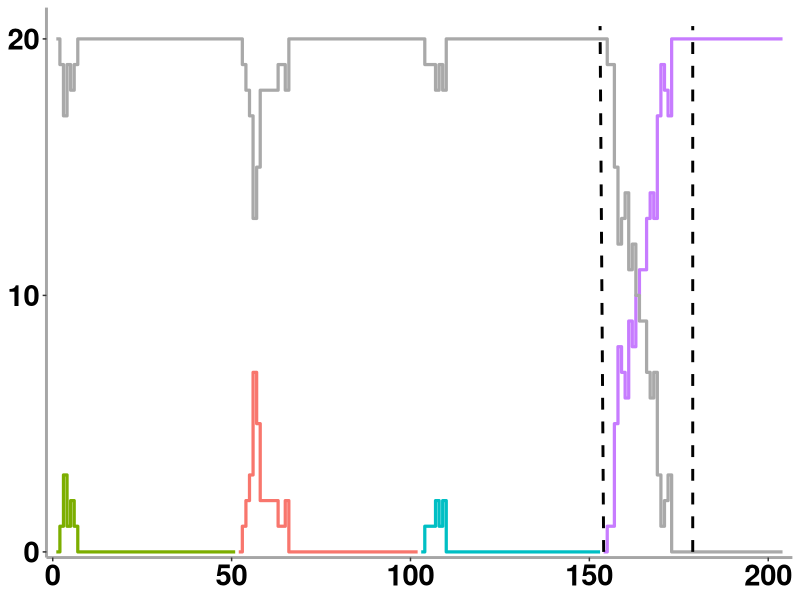

The R script that drew this image:
## Load packages 
library(reshape2)
library(ggplot2)
library(dplyr)

# simple code that runs Wright-Fisher model 
WF_Sim <- function(s,Generations,N){
  
  Initial <- 1  # initial number 
  RUN     <- rep(0,Generations) # vector, number generations 
  RUN[1]  <- 1 # initial value set to 1 for output vector
  
  
  for(mm in 2:Generations){
    
    PROP_I   = RUN[mm-1]/N # Proportion of type i at time t, wi
    MEAN_FIT = PROP_I*(1+s) + (1-PROP_I) # mean fitness of population, wbar 
    PROB = PROP_I*((1+s)/MEAN_FIT) # perform normalization
    
    Num.New <- rbinom(1,N,PROB) # binomal sample 
    RUN[mm] <- Num.New # store output
  }
  return(RUN) # return vector of abundnaces 
}


# Set parameters 
s = .125 # selection coefficient
N = 20  # number of individuals 
Generations = 50 # number of generations 


# Death 1
set.seed(18) # sets seed (invading mutant go extinct)
Brach_1 <- WF_Sim(s,Generations,N) # run model
Brach_1 <- c(0,Brach_1) # add zero (for time=0)

# Death 2
set.seed(27) # sets seed (invading mutant go extinct)
Brach_2 <- WF_Sim(s,Generations,N) # run model
Brach_2 <- c(0,Brach_2) # add zero (for time=0)


# Death 3
set.seed(36) # sets seed (invading mutant go extinct)
Brach_3 <- WF_Sim(s,Generations,N) # run model
Brach_3 <- c(0,Brach_3) # add zero (for time=0)

# Fixes 
set.seed(34) # sets seed (invading mutant go go to fixation)
Brach_4 <- WF_Sim(s,Generations,N) # run model
Brach_4 
Brach_4 <- c(0,Brach_4) # add zero (for time=0)


Together <- c(Brach_2, Brach_1, Brach_3, Brach_4)# combine simulations  
df <- data.frame(Brach_2, Brach_1, Brach_3, Brach_4) # make as dataframe 

df_long <- tidyr::gather(df, key = "vector", value = "value") # data wrangling (will index in long form indexed with simulation 1-4)

#df_long <- tidyr::gather(df, key = "vector", value = "value")

df_long <- cbind(df_long,1:length(Together)) # add timesteps 
colnames(df_long) <- c("Color","y","x") # names 

df_long$y2 <- 20 - df_long$y

yyy <- ggplot() + geom_step(aes(x, y2),color="darkgrey", data = df_long,linewidth=1.1)+
  geom_step(color="lightgrey") + 
  theme(  panel.background = element_rect(fill = "white"),panel.grid.major = element_blank(), panel.grid.minor = element_blank(),legend.position = "none",
          axis.title.x=element_blank(),
          axis.title.y=element_blank(), 
          plot.background = element_rect(fill = "white"),
          axis.text=element_text(size=21,face="bold",color="black"),
          axis.line = element_line(colour = "grey65", 
                                   size = 1, linetype = "solid")) + 
  scale_y_continuous( expand = c(0.01, .01),limits = c(0,20),breaks=c(0,10 ,20)) +
  scale_x_continuous( expand = c(0.0135, 0.0135),breaks=c(0, 50,100,150,200)) 

xxx <-ggplot() + geom_step(aes(x, y, group = Color, color = Color), data = df_long,linewidth=1.1)+
  geom_step(aes(x, y2),color="darkgrey", data = df_long,linewidth=1.1)

xxx2 <- xxx + theme(  panel.background = element_rect(fill = "white"),panel.grid.major = element_blank(), panel.grid.minor = element_blank(),legend.position = "none",
                      axis.title.x=element_blank(),
                      axis.title.y=element_blank(), 
                      plot.background = element_rect(fill = "white"),
                      axis.text=element_text(size=21,face="bold",color="black"),
                      axis.line = element_line(colour = "grey65", 
                                               size = 1, linetype = "solid")) + 
  scale_y_continuous( expand = c(0.01, .01),limits = c(0,21),breaks=c(0,10 ,20)) +
  scale_x_continuous( expand = c(0.0135, 0.0135),breaks=c(0, 50,100,150,200)) 

xxx3 <- xxx2 + geom_segment(aes(x = (length(c(Brach_1,Brach_2,Brach_3))+ 2*(log(s*N)+0.577216)/(s))+2, y = 0, xend = (length(c(Brach_1,Brach_2,Brach_3))+ 2*(log(s*N)+0.577216)/(s) )+2, yend = N+.5), linetype = "dashed",linewidth=1)
xxx4 <- xxx3 + geom_segment(aes(x = (length(c(Brach_1,Brach_2,Brach_3)))+1, y = 0, xend = (length(c(Brach_1,Brach_2,Brach_3))), yend = N+.5), linetype = "dashed",linewidth=1)

ggsave(filename = "Fig_1_Final.svg", plot = xxx4, device = "svg", width = 8*1.5, height = 5*1.5, units = "in") # save to working directory

# The figure was finished in PPT, where labels were added 

